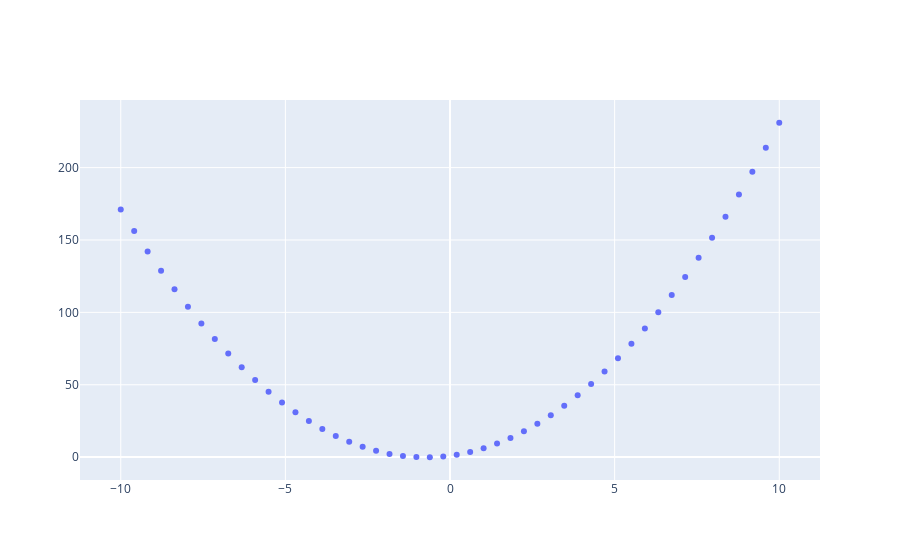

Here is the notebook cell this chart was saved with:
### Code cell
# equation 2x^2+3x+1
x = np.linspace(-10, 10, 50)

y = (2*x**2) + 3*x + 1


trace = GO.Scatter(x=x, y=y, mode='markers')
iplot([trace])
